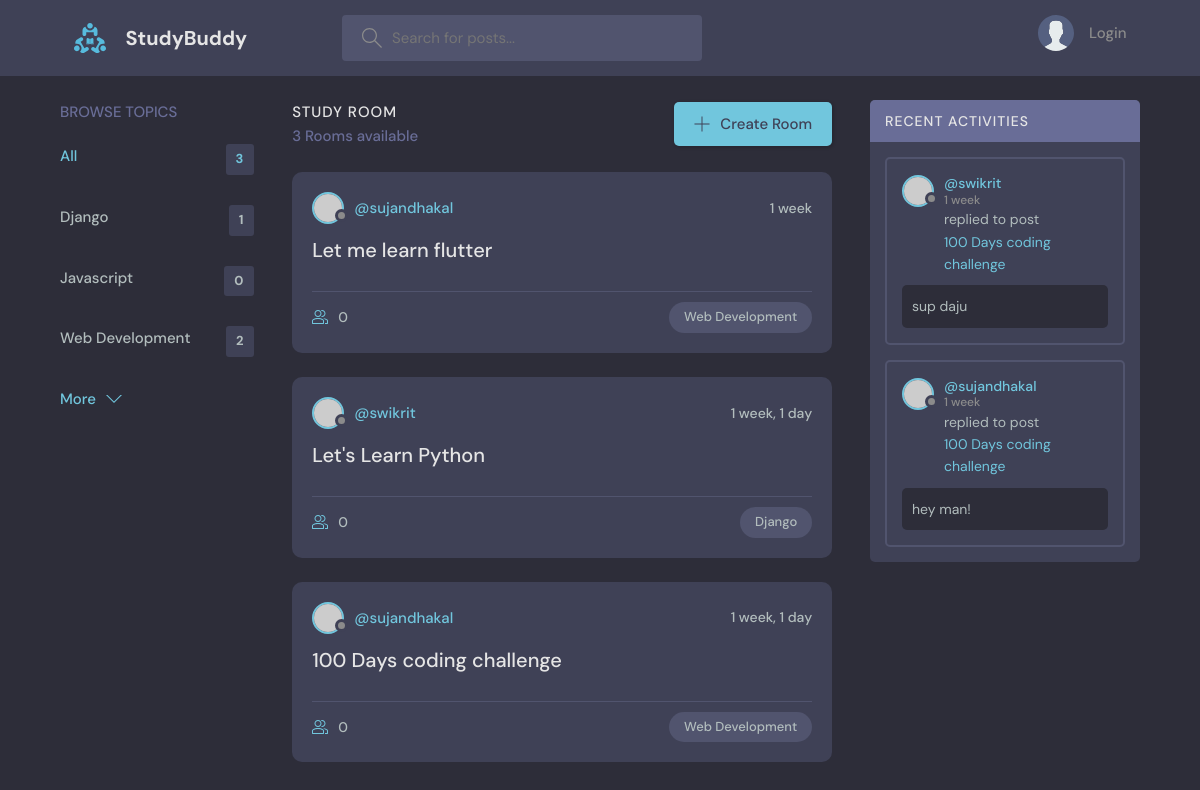
The app's page /, older data.
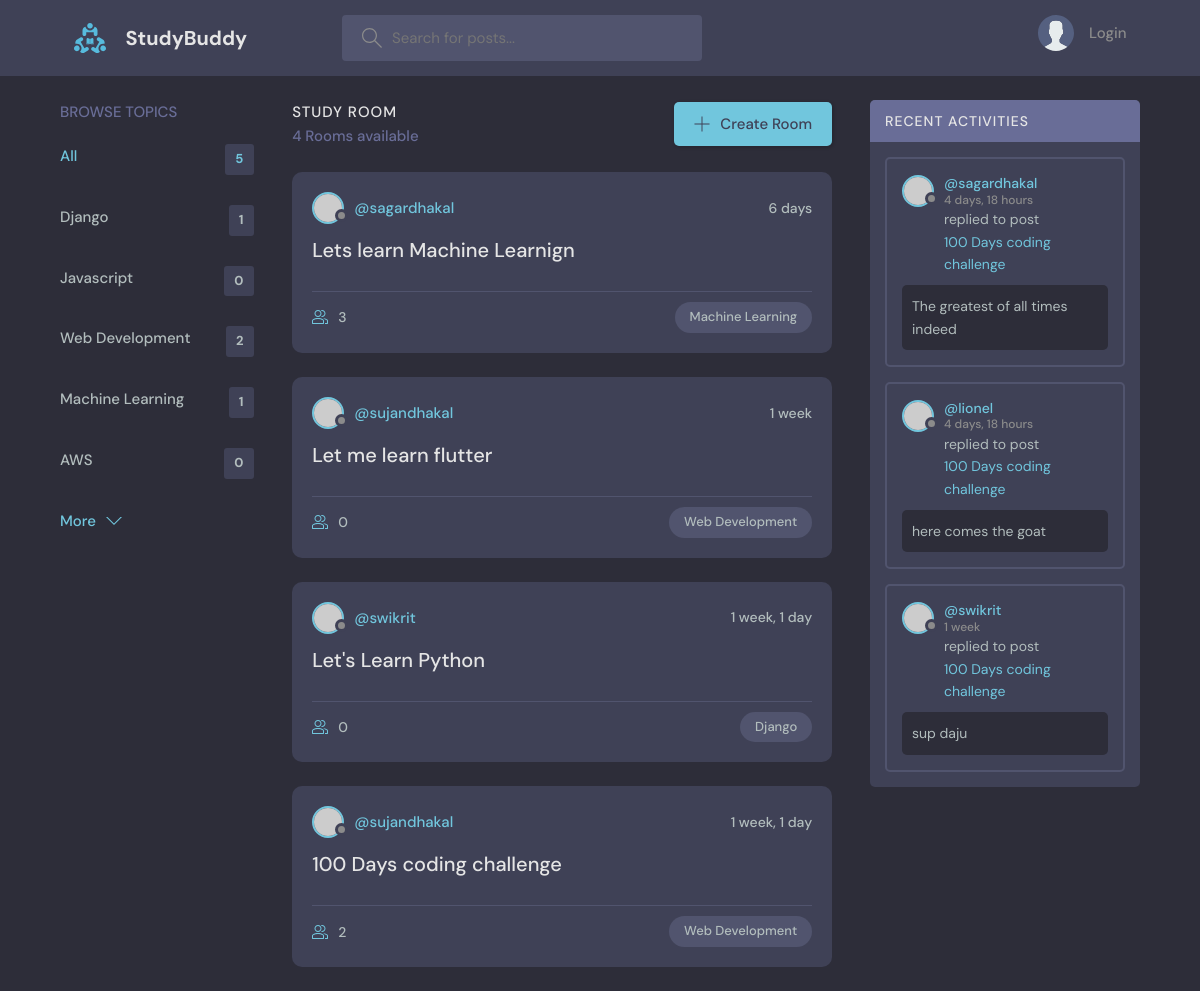
The same page, newer data.
### base/models.py (models this page shows, shortened)
class Topic(models.Model):
    name = models.CharField(max_length= 200)

class Room(models.Model):
    host = models.ForeignKey(User , on_delete= models.SET_NULL , null= True)
    topic = models.ForeignKey(Topic , on_delete= models.SET_NULL , null= True)
    name = models.CharField(max_length=200)
    description = models.TextField(null= True , blank= True)
    participants = models.ManyToManyField(User , related_name='participants' , blank= True)
    updated = models.DateTimeField(auto_now= True)
    created = models.DateTimeField(auto_now_add= True)
    class Meta:
        ordering = ['-updated' , '-created']
    def __str__(self):
        return self.name

class Message(models.Model):
    user = models.ForeignKey(User , on_delete= models.CASCADE)
    room = models.ForeignKey(Room, on_delete=models.CASCADE)
    body = models.TextField()
    updated = models.DateTimeField(auto_now= True)
    created = models.DateTimeField(auto_now_add= True)

### base/views.py (the view)
# urls.py: path('' , views.home , name ='home'),
def home(request):
    q= request.GET.get('q') if request.GET.get('q') != None else ''
    rooms = Room.objects.filter(
        Q(topic__name__icontains = q ) |
        Q(name__icontains = q ) |
        Q(description__icontains = q ))
    topics = Topic.objects.all()
    room_counts = rooms.count()
    activityMessage = Message.objects.filter( Q(room__topic__name__icontains = q ) |
        Q(room__name__icontains = q )).order_by('-created')
    contex = {'rooms' : rooms  , 'topics': topics , 'rooms_counts' : room_counts, 'activityMessage' : activityMessage}
    return render(request , 'base/home.html' , contex)

### base/templates/base/home.html (shortened to what this page needs)
{% extends 'main.html' %} {% block content %}
<main class="layout layout--3">
  <div class="container">
    {% include 'base/topic-component.html' %}
    <div class="roomList">
      <div class="roomList__header">
        <div>
          <h2>Study Room</h2>
          <p>{{rooms_counts}} Rooms available</p>
        </div>
        <a class="btn btn--main" href="create-room.html">
          <svg
            version="1.1"
            xmlns="http://www.w3.org/2000/svg"
            width="32"
            height="32"
            viewBox="0 0 32 32"
          >
            <title>add</title>
            <path
              d="M16.943 0.943h-1.885v14.115h-14.115v1.885h14.115v14.115h1.885v-14.115h14.115v-1.885h-14.115v-14.115z"
            ></path>
          </svg>
          Create Room
        </a>
      </div>
      {% include 'base/feed-component.html' %}
    </div>
    <div class="activities">
      <div class="activities__header">
        <h2>Recent Activities</h2>
      </div>
      {% include 'base/activity-component.html' %}
    </div>
  </div>
</main>
{% endblock content %}

### base/templates/base/topic-component.html
<div class="topics">
  <div class="topics__header">
    <h2>Browse Topics</h2>
  </div>
  <ul class="topics__list">
    <li>
      <a href="{% url 'home' %}" class="active"
        >All <span>{{topics.count}}</span></a
      >
    </li>
    {% for topic in topics %}
    <li>
      <a href="{% url 'home'%}?q={{topic.name}}"
        >{{topic.name}} <span>{{topic.room_set.all.count}}</span></a
      >
    </li>
    {% endfor %}
  </ul>
  <a class="btn btn--link" href="topics.html">
    More
    <svg
      version="1.1"
      xmlns="http://www.w3.org/2000/svg"
      width="32"
      height="32"
      viewBox="0 0 32 32"
    >
      <title>chevron-down</title>
      <path d="M16 21l-13-13h-3l16 16 16-16h-3l-13 13z"></path>
    </svg>
  </a>
</div>

### base/templates/base/feed-component.html (shortened to what this page needs)
{% for room in rooms %}
<div class="roomListRoom">
  <div class="roomListRoom__header">
    <a href="{% url 'userProfile' room.host.id %}" class="roomListRoom__author">
      <div class="avatar avatar--small">
        <img src="https://randomuser.me/api/portraits/women/11.jpg" />
      </div>
      <span>@{{room.host.username }}</span>
    </a>
    <div class="roomListRoom__actions">
      <span>{{room.created|timesince}}</span>
    </div>
  </div>
  <div class="roomListRoom__content">
    <a href="{% url 'room' room.id %}">{{room.name}}</a>
  </div>
  <div class="roomListRoom__meta">
    <a href="{% url 'room' room.id %}" class="roomListRoom__joined">
      {{room.participants.all.count}}
    </a>
    <p class="roomListRoom__topic">{{room.topic.name}}</p>
  </div>
</div>
{% endfor %}

### base/templates/base/activity-component.html (shortened to what this page needs)
{% for activity_message in activityMessage %}
<div class="activities__box">
  <div class="activities__boxHeader roomListRoom__header">
    <a
      href="{% url 'userProfile' activity_message.user.id %}"
      class="roomListRoom__author"
    >
      <div class="avatar avatar--small">
        <img src="https://randomuser.me/api/portraits/women/11.jpg" />
      </div>
      <p>
        @{{activity_message.user}}
        <span>{{activity_message.created|timesince}} </span>
      </p>
    </a>
  </div>
  <div class="activities__boxContent">
    <p>
      replied to post
      <a href="{% url 'room' activity_message.room.id %}"
        >{{activity_message.room}}</a
      >
    </p>
    <div class="activities__boxRoomContent">{{activity_message.body}}</div>
  </div>
</div>
{% endfor %}

Row changes from the older to the newer data that the page shows:
removed Message: user "sujandhakal", created "1 week", room "100 Days coding challenge", body "hey man!"
added Topic: name "Machine Learning", room_set.all.count "1"
added Topic: name "AWS", room_set.all.count "0"
added Room: host.username "sagardhakal", created "6 days", name "Lets learn Machine Learnign", participants.all.count "3", topic.name "Machine Learning"
computed for Room "100 Days coding challenge": participants.all.count "0" → "2"
added Message: user "sagardhakal", created "4 days, 18 hours", room "100 Days coding challenge", body "The greatest of all times indeed"
added Message: user "lionel", created "4 days, 18 hours", room "100 Days coding challenge", body "here comes the goat"
Text that changed along with them:
{{ topics.count }}: "3" → "5"
{{ rooms_counts }}: "3" → "4"
